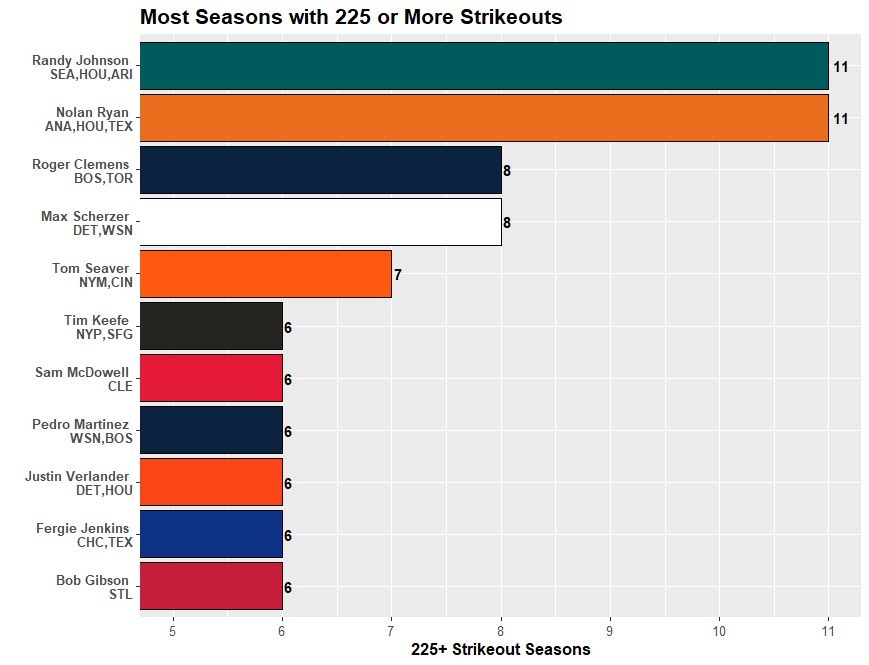

Write R code to recreate this figure.
#Set working directory

setwd("C:/Users/daily/Desktop/Repositories/MiscVisuals/Website Visualizations/Most Times Reaching X/MLB")

#Loading necessary libraries

library(sqldf)
library(tidyverse)
library(zoo)
library(data.table)
library(Lahman)

#Get data from Lahman Database

data <- sqldf('WITH sub1 AS (SELECT People.playerID, Pitching.yearID, People.nameFirst, People.nameLast,
GROUP_CONCAT(TeamsFranchises.franchName) AS Teams, TeamsFranchises.franchID AS TeamIDs, SUM(Pitching.SO) AS SO
                    FROM People
                    INNER JOIN Pitching
                    ON People.playerID = Pitching.PlayerID
                    INNER JOIN Teams
                    ON Pitching.teamID = Teams.teamID
                    AND Pitching.yearID = Teams.yearID
                    INNER JOIN TeamsFranchises
                    ON Teams.franchID = TeamsFranchises.franchID
                    GROUP BY Pitching.playerID, Pitching.yearID
                    HAVING SUM(Pitching.SO) >= 225)
                    SELECT nameFirst, nameLast, GROUP_CONCAT(DISTINCT Teams) AS Teams, GROUP_CONCAT(DISTINCT TeamIDs) AS TeamIDs, COUNT(1) AS Seasons, COUNT(DISTINCT Teams) AS Franchises
                    FROM sub1
                    GROUP BY playerID
                    ORDER BY Seasons DESC')

#Combine Columns and Filter Data

top_data <- data %>%
  mutate(Rank = rank(-Seasons, ties.method = "min"))  %>%
  filter(Rank <= 10) %>%
  mutate(fullName = paste(nameFirst, nameLast)) %>%
  mutate(chart_label = paste(nameFirst, nameLast, "\n", TeamIDs))

#Team Colors for display

fill_color <- c("Arizona Diamondbacks" = "#5F259F",
                "Atlanta Braves" = "#CE1141",
                "Baltimore Orioles" = "#DF4601",
                "Boston Red Sox" = "#BD3039",
                "Chicago Cubs" = "#0E3386",
                "Chicago White Sox" = "#27251F",
                "Cincinnati Reds" = "#C6011F",
                "Cleveland Indians" = "#E31937",
                "Colorado Rockies" = "#33006F;",
                "Detroit Tigers" = "#FA4616",
                "Houston Astros" = "#EB6E1F",
                "Kansas City Royals" = "#004687",
                "Los Angeles Angels" = "#BA0021",
                "Los Angeles Dodgers" = "#005A9C",
                "Miami Marlins" = "#00A3E0",
                "Milwaukee Brewers" = "#FFC52F",
                "Minnesota Twins" = "#002B5C",
                "New York Mets" = "#FF5910",
                "New York Yankees" = "#0C2340",
                "Oakland Athletics" = "#003831",
                "Philadelphia Phillies" = "#E81828",
                "Pittsburgh Pirates" = "#FDB827",
                "St. Louis Cardinals" = "#C41E3A",
                "San Diego Padres" = "#2F241D",
                "San Francisco Giants" = "#FD5A1E",
                "Seattle Mariners" = "#005C5C",
                "Tampa Bay Rays" = "#8FBCE6",
                "Texas Rangers" = "#C0111F",
                "Toronto Blue Jays" = "#134A8E",
                "Washington Nationals" = "#AB0003",
                "Multiple Teams" = "seashell",
                "Nolan Ryan" = "#EB6E1F",
                "Randy Johnson" = "#005C5C",
                "Max Scherzer" = "#FFFFFF",
                "Roger Clemens" = "#0C2340",
                "Tom Seaver" = "#FF5910",
                "Justin Verlander" = "#FA4616",
                "Sam McDowell" = "#E31937",
                "Pedro Martinez" = "#0C2340",
                "Tim Keefe" = "#27251F",
                "Fergie Jenkins" = "#0E3386",
                "Bob Gibson" = "#C41E3A"
                )

#Create visual

top_data %>%
  ggplot(aes(x = reorder(chart_label, Seasons), y = Seasons, fill = fullName)) +
  geom_bar(stat = "identity", color = "black") +
  geom_text(aes(label = Seasons), fontface = "bold", hjust = -0.3) +
  coord_flip(ylim = c(5, 11)) +
  scale_y_continuous(breaks = seq(5, 11, 1)) +
  scale_fill_manual(values = fill_color) +
  theme(plot.title = element_text(size = 16, face = "bold"),
        plot.subtitle = element_text(size = 12),
        axis.title.x = element_text(size = 12, face = "bold"),
        axis.text.x = element_text(size = 10),
        axis.text.y = element_text(size = 10, face ="bold"),
        legend.position = "none") +
  labs(title = "Most Seasons with 225 or More Strikeouts",
       x = "",
       y = "225+ Strikeout Seasons")
